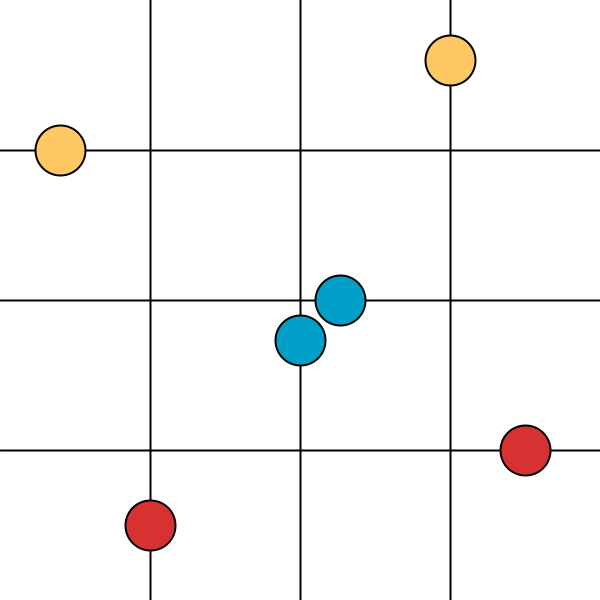
Frame 1 (no input)
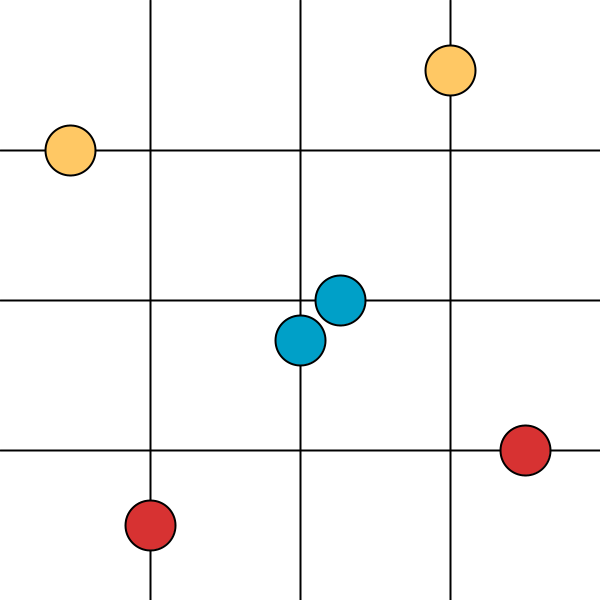
Frame 60 (the mouse pressed at the canvas centre just before this capture)
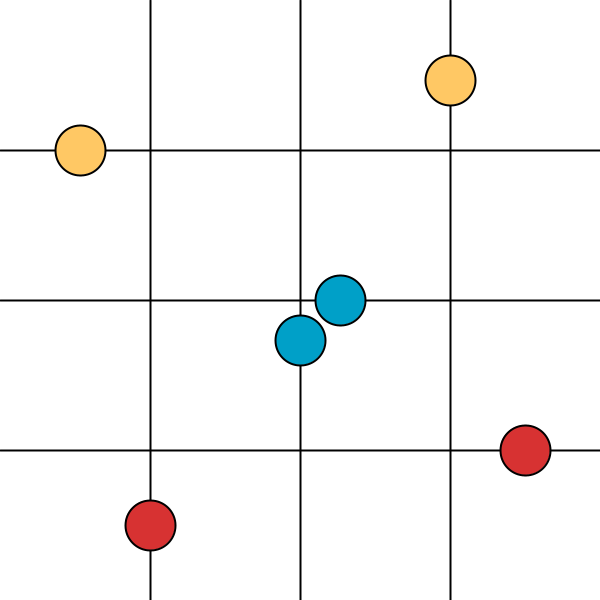
Frame 120 (the mouse held since frame 60 and released just before this capture)

The Processing sketch that drew these frames (run headless with seeded random() and noise(); from frame 60 on, the mouse is pressed at the canvas centre):

// Processing sketch: sketch_240603f
// ── sketch_240603f.pde
void setup() {
  size(600, 600);
  background(255, 255, 255);
  strokeWeight(2);
}

void draw() {
  
  background(255, 255, 255);
  line(0, height/4, width, height/4);
  line(0, height/2, width, height/2);
  line(0, height * 3 / 4, width, height * 3 / 4);
  
  line(width/4, 0, width/4, height);
  line(width/2, 0, width/2, height);
  line(width * 3 / 4, 0, width * 3 / 4, height);
  
  fill(255, 200, 100);
  ellipse(second() * width / 60, height/4, 50, 50);
  ellipse(width * 3 / 4, second() * height / 60, 50, 50);
  fill(0, 160, 200);
  ellipse(minute() * width / 60, height/2, 50, 50);
  ellipse(width/2, minute() * height / 60, 50, 50);
  fill(215, 50, 50);
  ellipse(hour() * width / 24, height * 3 / 4, 50, 50);
  ellipse(width/4, hour() * height / 24, 50, 50);
  
  println(hour());
  println(minute());
  println(second());
}
